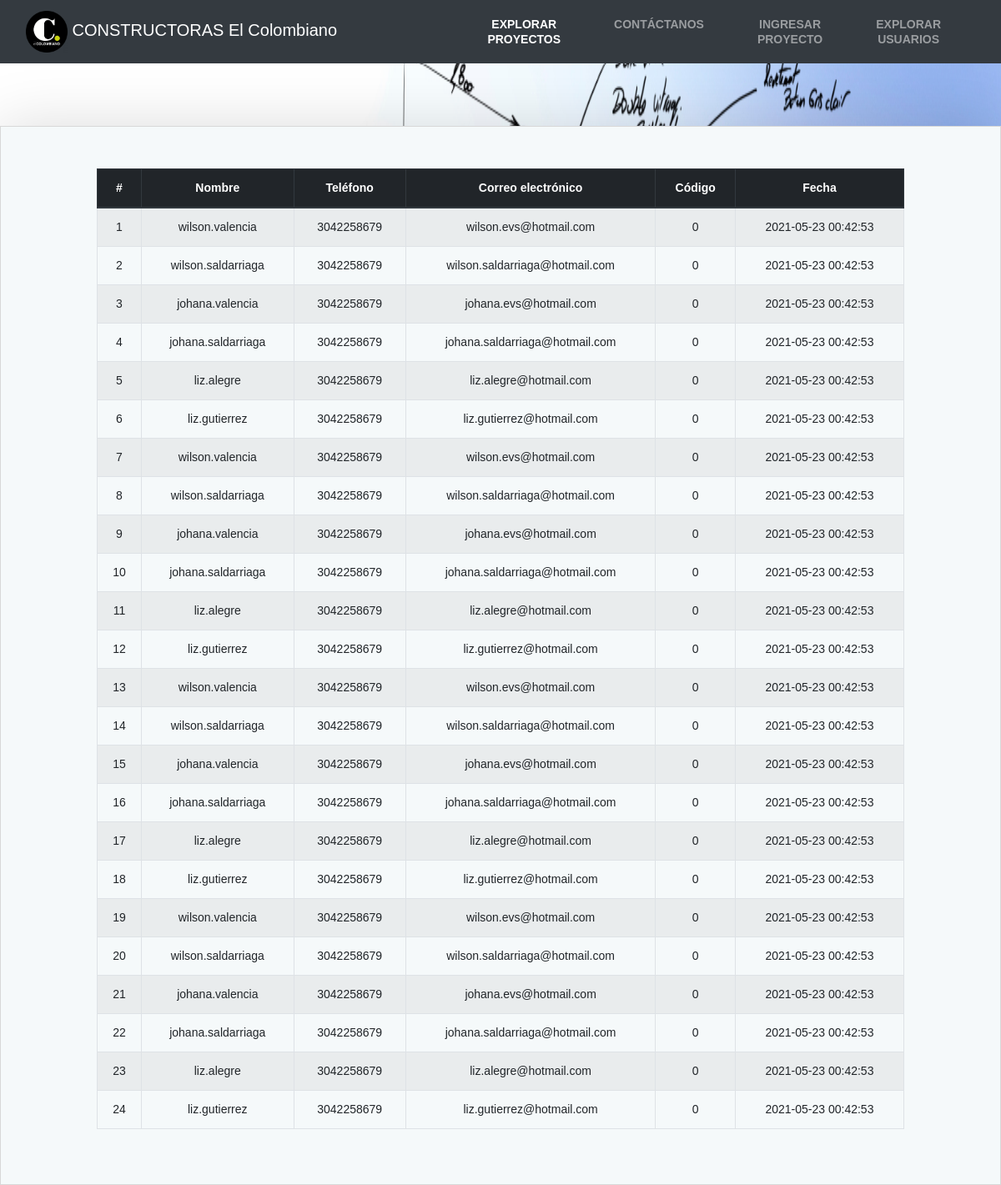
The app's page /, older data.
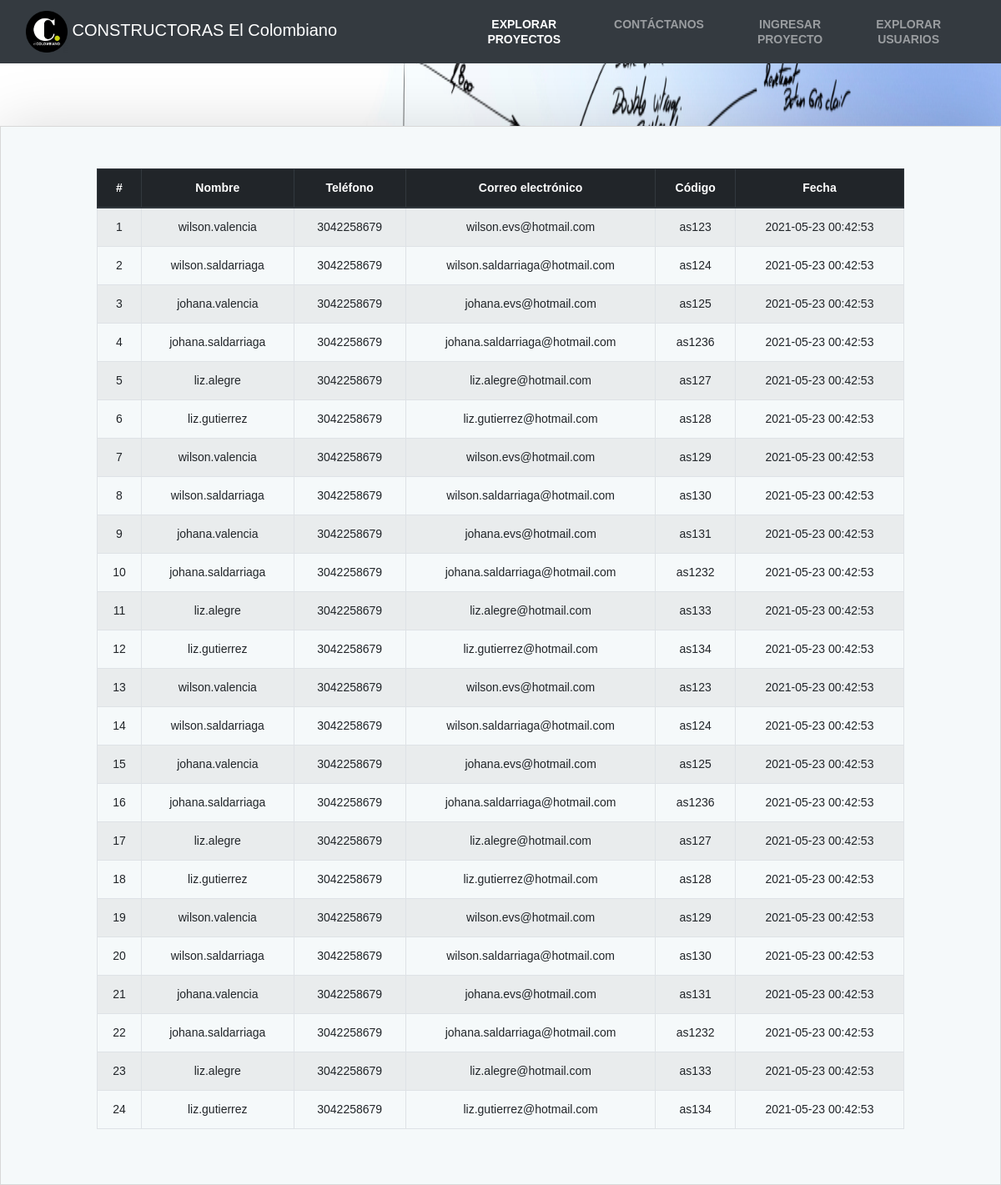
The same page, newer data.
### tables this page shows
CREATE TABLE users(
    id_users INT NOT NULL PRIMARY KEY AUTO_INCREMENT,
    nombre VARCHAR(75) not null,
    telefono VARCHAR(255) not null,
    email VARCHAR(75) not null,
    codigo VARCHAR(10) not null,
    data_create timestamp default current_timestamp
);

### index.php (the view)
<?php include("src/app/config/dbConnection.php");
$objeto = new Conexion();
$conexion = $objeto->Conectar();
$consulta = "SELECT * FROM users";
$resultado = $conexion->prepare($consulta);
$resultado->execute();
$usuarios = $resultado->fetchAll(PDO::FETCH_ASSOC);
?>
<?php include("src/app/includes/header.php") ?>
<div class="section-padding-100 login-content">
    <div class="container">
        <div class="row justify-content-center">
            <div class="col-lg-12">
               <div class="table-responsive">
               <table id="verTable" class="table table-striped table-hover table-bordered" style="width:100%">
                    <thead class="text-center thead-dark">
                        <th>#</th>
                        <th>Nombre </th>
                        <th>Teléfono</th>
                        <th>Correo electrónico</th>
                        <th>Código</th>
                        <th>Fecha</th>
                    </thead>
                    <tbody class="">
                        <?php foreach ($usuarios as $usuario) { ?>
                            <tr>
                                <td><?php echo $usuario['id_users'] ?></td>
                                <td><?php echo $usuario['nombre'] ?></td>
                                <td><?php echo $usuario['telefono'] ?></td>
                                <td><?php echo $usuario['email'] ?></td>
                                <td><?php echo $usuario['codigo'] ?></td>
                                <td><?php echo $usuario['data_create'] ?></td>
                            </tr>
                        <?php  }  ?>
                    </tbody>
                </table>
               </div>
            </div>
        </div>
    </div>
</div>
<?php include("src/app/includes/footer.php") ?>

### src/app/includes/header.php (shortened to what this page needs)
<!DOCTYPE html>
<html lang="en">
<head>
    <link rel="stylesheet" href="/Prueba_colombiano/librerias/bootstrap/css/bootstrap.min.css">
    <link rel="stylesheet" href="https://use.fontawesome.com/releases/v5.15.3/css/all.css">
    <link rel="stylesheet" href="/Prueba_colombiano/src/public/css/style.css">
    <link rel="stylesheet" href="/Prueba_colombiano/librerias/datatable/datatables.min.css">
    <link rel="stylesheet" href="/Prueba_colombiano/librerias/datatable/DataTables-1.10.24/css/dataTables.bootstrap.min.css">
</head>
<body style="background-image: url('/Prueba_colombiano/resources/fondo_registro.jpg');background-size: 100% 100%; background-repeat: no-repeat;
  background-attachment: fixed;">
    <nav class="navbar navbar-expand-lg navbar-dark bg-dark">
        <div class="container">
            <a class="navbar-brand mb-0" href="index.php">
                <img src="/Prueba_colombiano/resources/logo.png" alt="" width="50" height="50" class="d-inline-block align-text-center">
                CONSTRUCTORAS El Colombiano
            </a>
        </div>
        <div class="collapse navbar-collapse d-flex justify-content-center" id="navbarNav">
            <ul class="navbar-nav text-center mr-auto">
                <li class="text-uppercase text-white  mr-5 w-100 nav-animacion">
                    <a class="nav-item text-white  nav-link active" aria-current="page" href="/Prueba_colombiano/index.php">Explorar Proyectos</a>
                </li>
                <li class=" text-uppercase text-white  mr-5 w-100  nav-animacion">
                    <a class="nav-item nav-link" href="/Prueba_colombiano/contactanos.php">Contáctanos</a>
                </li>
                <li class=" text-uppercase text-white  mr-5 w-100 nav-animacion">
                    <a class="nav-item nav-link" href="/Prueba_colombiano/ingresar.php">Ingresar Proyecto</a>
                </li>
                <li class=" text-uppercase text-white  mr-5 w-100 nav-animacion">
                    <a class="nav-item nav-link" href="/Prueba_colombiano/usuarios.php">Explorar Usuarios</a>
                </li>
            </ul>
        </div>
    </nav>
    <div style="height:75px"></div>

### src/app/includes/footer.php (shortened to what this page needs)
</body>
</html>

### src/public/css/style.css (style rules this page uses)
* { margin: 0; padding: 0; }
body { font-family: "Archivo Narrow", sans-serif; font-size: 14px; }
.nav-animacion a { text-justify:auto; color: #fff; line-height: 1.3; font-weight: 600; }
.login-content { -webkit-transition-duration: 500ms; transition-duration: 500ms; position: relative; z-index: 1; background-color: #f5f9fa; border: 1px solid #d8d8d8; padding: 50px 100px; box-shadow: 0 2px 70px 0 rgba(0, 0, 0, 0.15); text-align: center; font-family: "Archivo Narrow", sans-serif; }

Row changes from the older to the newer data that the page shows:
changed users id 1: codigo "0" → "as123"
changed users id 2: codigo "0" → "as124"
changed users id 3: codigo "0" → "as125"
changed users id 4: codigo "0" → "as1236"
changed users id 5: codigo "0" → "as127"
changed users id 6: codigo "0" → "as128"
changed users id 7: codigo "0" → "as129"
changed users id 8: codigo "0" → "as130"
changed users id 9: codigo "0" → "as131"
changed users id 10: codigo "0" → "as1232"
changed users id 11: codigo "0" → "as133"
changed users id 12: codigo "0" → "as134"
changed users id 13: codigo "0" → "as123"
changed users id 14: codigo "0" → "as124"
changed users id 15: codigo "0" → "as125"
changed users id 16: codigo "0" → "as1236"
changed users id 17: codigo "0" → "as127"
changed users id 18: codigo "0" → "as128"
changed users id 19: codigo "0" → "as129"
changed users id 20: codigo "0" → "as130"
changed users id 21: codigo "0" → "as131"
changed users id 22: codigo "0" → "as1232"
changed users id 23: codigo "0" → "as133"
changed users id 24: codigo "0" → "as134"
